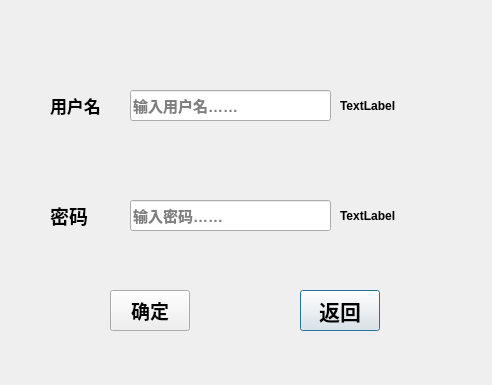
<?xml version="1.0" encoding="UTF-8"?>
<ui version="4.0">
 <class>Register</class>
 <widget class="QDialog" name="Register">
  <property name="geometry">
   <rect>
    <x>0</x>
    <y>0</y>
    <width>492</width>
    <height>385</height>
   </rect>
  </property>
  <property name="windowTitle">
   <string>Dialog</string>
  </property>
  <widget class="QPushButton" name="return_2">
   <property name="geometry">
    <rect>
     <x>300</x>
     <y>290</y>
     <width>80</width>
     <height>41</height>
    </rect>
   </property>
   <property name="font">
    <font>
     <family>Arial</family>
     <pointsize>16</pointsize>
     <weight>75</weight>
     <bold>true</bold>
    </font>
   </property>
   <property name="text">
    <string>返回</string>
   </property>
  </widget>
  <widget class="QPushButton" name="certain">
   <property name="geometry">
    <rect>
     <x>110</x>
     <y>290</y>
     <width>80</width>
     <height>41</height>
    </rect>
   </property>
   <property name="font">
    <font>
     <family>Arial</family>
     <pointsize>14</pointsize>
     <weight>75</weight>
     <bold>true</bold>
    </font>
   </property>
   <property name="text">
    <string>确定</string>
   </property>
  </widget>
  <widget class="QLabel" name="label_2">
   <property name="geometry">
    <rect>
     <x>50</x>
     <y>200</y>
     <width>61</width>
     <height>31</height>
    </rect>
   </property>
   <property name="font">
    <font>
     <family>Arial</family>
     <pointsize>14</pointsize>
     <weight>75</weight>
     <bold>true</bold>
    </font>
   </property>
   <property name="text">
    <string>密码</string>
   </property>
  </widget>
  <widget class="QLineEdit" name="name">
   <property name="geometry">
    <rect>
     <x>130</x>
     <y>90</y>
     <width>201</width>
     <height>31</height>
    </rect>
   </property>
   <property name="font">
    <font>
     <family>Arial</family>
     <pointsize>11</pointsize>
     <weight>75</weight>
     <bold>true</bold>
    </font>
   </property>
   <property name="placeholderText">
    <string>输入用户名……</string>
   </property>
  </widget>
  <widget class="QLineEdit" name="password">
   <property name="geometry">
    <rect>
     <x>130</x>
     <y>200</y>
     <width>201</width>
     <height>31</height>
    </rect>
   </property>
   <property name="font">
    <font>
     <family>Arial</family>
     <pointsize>11</pointsize>
     <weight>75</weight>
     <bold>true</bold>
    </font>
   </property>
   <property name="inputMask">
    <string/>
   </property>
   <property name="text">
    <string/>
   </property>
   <property name="placeholderText">
    <string>输入密码……</string>
   </property>
  </widget>
  <widget class="QLabel" name="label">
   <property name="geometry">
    <rect>
     <x>50</x>
     <y>90</y>
     <width>61</width>
     <height>31</height>
    </rect>
   </property>
   <property name="font">
    <font>
     <family>Arial</family>
     <pointsize>13</pointsize>
     <weight>75</weight>
     <bold>true</bold>
    </font>
   </property>
   <property name="text">
    <string>用户名</string>
   </property>
  </widget>
  <widget class="QLabel" name="nwarning">
   <property name="geometry">
    <rect>
     <x>340</x>
     <y>90</y>
     <width>121</width>
     <height>31</height>
    </rect>
   </property>
   <property name="font">
    <font>
     <family>Arial</family>
     <weight>75</weight>
     <bold>true</bold>
    </font>
   </property>
   <property name="text">
    <string>TextLabel</string>
   </property>
  </widget>
  <widget class="QLabel" name="pwarning">
   <property name="geometry">
    <rect>
     <x>340</x>
     <y>200</y>
     <width>121</width>
     <height>31</height>
    </rect>
   </property>
   <property name="font">
    <font>
     <family>Arial</family>
     <pointsize>9</pointsize>
     <weight>75</weight>
     <bold>true</bold>
    </font>
   </property>
   <property name="text">
    <string>TextLabel</string>
   </property>
  </widget>
 </widget>
 <resources/>
 <connections/>
</ui>
